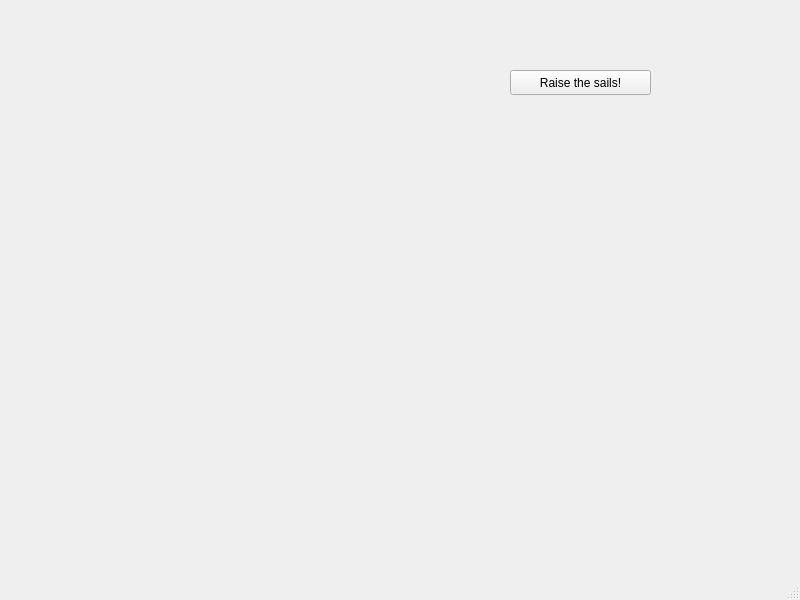
<?xml version="1.0" encoding="UTF-8"?>
<ui version="4.0">
 <class>MainWindow</class>
 <widget class="QMainWindow" name="MainWindow">
  <property name="geometry">
   <rect>
    <x>0</x>
    <y>0</y>
    <width>800</width>
    <height>600</height>
   </rect>
  </property>
  <property name="windowTitle">
   <string>MainWindow</string>
  </property>
  <widget class="QWidget" name="centralwidget">
   <widget class="QPushButton" name="pushButton">
    <property name="geometry">
     <rect>
      <x>510</x>
      <y>70</y>
      <width>141</width>
      <height>25</height>
     </rect>
    </property>
    <property name="text">
     <string>Raise the sails!</string>
    </property>
   </widget>
  </widget>
  <widget class="QMenuBar" name="menubar">
   <property name="geometry">
    <rect>
     <x>0</x>
     <y>0</y>
     <width>800</width>
     <height>22</height>
    </rect>
   </property>
  </widget>
  <widget class="QStatusBar" name="statusbar"/>
 </widget>
 <resources/>
 <connections/>
</ui>
